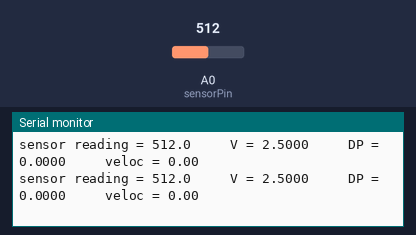
The sketch below on a simulated Arduino Uno, built with avr-gcc and run on an emulated ATmega328P. Parts: the last lines printed to the serial monitor. The inputs (shaded band) are chosen by the test bench; at power-on: A0 (sensorPin) = 512.

Above: at 1.3 s.
1.4 s: A0 (sensorPin) set to 716
At 1.9 s:
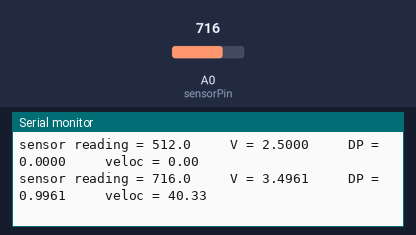
2.9 s: A0 (sensorPin) set to 900
At 3.5 s:
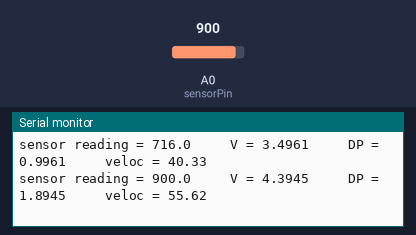
Timing chart, 0 to 5.9 s (numbered marks = the images above; inputs shaded):
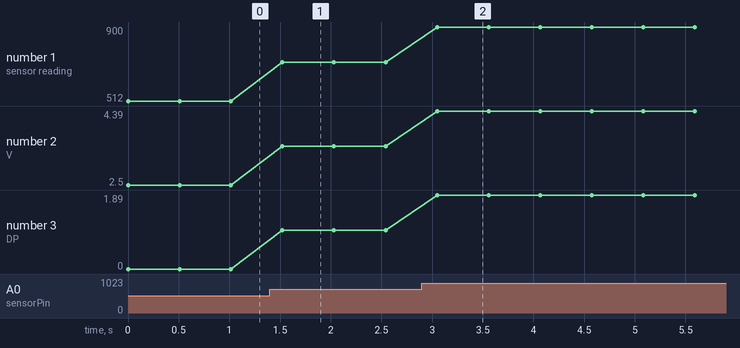

The sketch:

teste_airspeed.ino
```cpp
int sensorPin = A0;    // select the input pin for the potentiometer
float sensorValue = 0;  // variable to store the value coming from the sensor
float VS = 5; //volts
float air_density = 1.225; // Kg/m^3
//float zeroVS = VS/2;
//float maxVS = VS*4.5/5;

void setup() {
  // declare the ledPin as an OUTPUT:
  Serial.begin(9600);
  pinMode(sensorPin, INPUT);
}

void loop() {
  // read the value from the sensor:
  float DP, volts, veloc;
  sensorValue = analogRead(sensorPin);
  //o UNO e o NANO usam ambos uma escala de 0 a 5V no analog
  volts = sensorValue*VS/1024;

  DP = (volts-VS/2)*5/VS;

  //DP = (sensorValue*5/1024-zeroVS)/(maxVS-zeroVS)*2; // kPa

  if(DP>0){
    veloc = sqrt(2*DP*1000/air_density); // m/s
  }
  else{
    veloc = -sqrt(2*abs(DP)*1000/air_density); // m/s
  }
  Serial.print("sensor reading = ");
  Serial.print(sensorValue, 1);
  Serial.print("     V = ");
  Serial.print(volts, 4);
  Serial.print("     DP = ");
  Serial.print(DP, 4);
  Serial.print("     veloc = ");
  Serial.println(veloc, 2);

  delay(500);
}
```

Measured:
- after the input at 1.4 s, the serial monitor: prints a new line after 0.12 s (image 1)
- after the input at 2.9 s, the serial monitor: prints a new line after 0.15 s (image 2)
- plotted number 1: 512 → 716 after the input at 1.4 s, 716 → 900 after the input at 2.9 s
- plotted number 2: 2.5 → 3.5 after the input at 1.4 s, 3.5 → 4.39 after the input at 2.9 s
- plotted number 3: 0 → 1 after the input at 1.4 s, 1 → 1.89 after the input at 2.9 s
